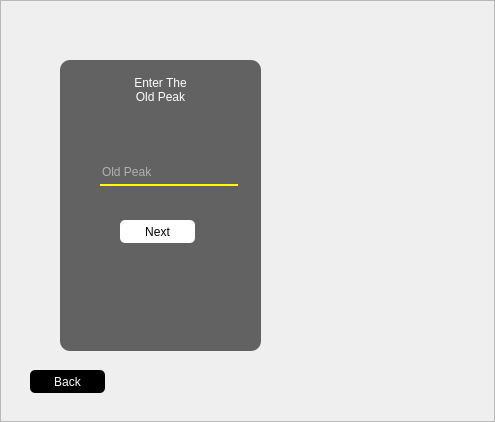
<?xml version="1.0" encoding="UTF-8"?>
<ui version="4.0">
 <class>Form</class>
 <widget class="QWidget" name="Form">
  <property name="geometry">
   <rect>
    <x>0</x>
    <y>0</y>
    <width>495</width>
    <height>422</height>
   </rect>
  </property>
  <property name="windowTitle">
   <string>Form</string>
  </property>
  <widget class="QFrame" name="frame">
   <property name="geometry">
    <rect>
     <x>0</x>
     <y>0</y>
     <width>495</width>
     <height>422</height>
    </rect>
   </property>
   <property name="frameShape">
    <enum>QFrame::StyledPanel</enum>
   </property>
   <property name="frameShadow">
    <enum>QFrame::Raised</enum>
   </property>
   <widget class="QLabel" name="label">
    <property name="geometry">
     <rect>
      <x>0</x>
      <y>0</y>
      <width>495</width>
      <height>422</height>
     </rect>
    </property>
    <property name="styleSheet">
     <string notr="true">background-image: url(Untitled.jpg);</string>
    </property>
    <property name="text">
     <string/>
    </property>
   </widget>
   <widget class="QLabel" name="label_2">
    <property name="geometry">
     <rect>
      <x>60</x>
      <y>60</y>
      <width>201</width>
      <height>291</height>
     </rect>
    </property>
    <property name="styleSheet">
     <string notr="true">background-color:rgb(0,0,0,150);
color: rgb(255, 255, 255);
border-radius:10px;</string>
    </property>
    <property name="text">
     <string/>
    </property>
   </widget>
   <widget class="QLabel" name="label_3">
    <property name="geometry">
     <rect>
      <x>70</x>
      <y>70</y>
      <width>181</width>
      <height>41</height>
     </rect>
    </property>
    <property name="styleSheet">
     <string notr="true">font: 75 9pt &quot;MS Shell Dlg 2&quot;;
color: rgb(255, 255, 255);</string>
    </property>
    <property name="text">
     <string>&lt;html&gt;&lt;head/&gt;&lt;body&gt;&lt;p align=&quot;center&quot;&gt;Enter The &lt;br/&gt;Old Peak&lt;/p&gt;&lt;/body&gt;&lt;/html&gt;</string>
    </property>
   </widget>
   <widget class="QLineEdit" name="oldpeak">
    <property name="geometry">
     <rect>
      <x>100</x>
      <y>160</y>
      <width>138</width>
      <height>26</height>
     </rect>
    </property>
    <property name="styleSheet">
     <string notr="true">color:rgb(255, 255, 255);
border:none;
background-color:rgb(0,0,0,0);
border-bottom:2px solid rgb(255, 255, 0);</string>
    </property>
    <property name="placeholderText">
     <string>Old Peak</string>
    </property>
   </widget>
   <widget class="QPushButton" name="next10">
    <property name="geometry">
     <rect>
      <x>120</x>
      <y>220</y>
      <width>75</width>
      <height>23</height>
     </rect>
    </property>
    <property name="styleSheet">
     <string notr="true">background-color:rgb(255,255,255,255);
border-radius:5px;</string>
    </property>
    <property name="text">
     <string>Next</string>
    </property>
   </widget>
   <widget class="QPushButton" name="back10">
    <property name="geometry">
     <rect>
      <x>30</x>
      <y>370</y>
      <width>75</width>
      <height>23</height>
     </rect>
    </property>
    <property name="styleSheet">
     <string notr="true">background-color:rgb(0,0,0);
border-radius:5px;
color:rgb(255,255,255,255);</string>
    </property>
    <property name="text">
     <string>Back</string>
    </property>
   </widget>
  </widget>
 </widget>
 <resources>
  <include location="res.qrc"/>
 </resources>
 <connections/>
</ui>
